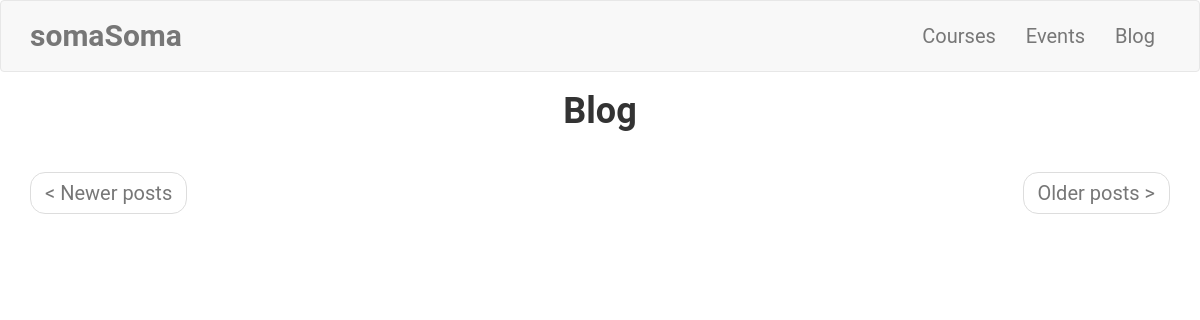
/blog, run on an earlier commit of the app's database.
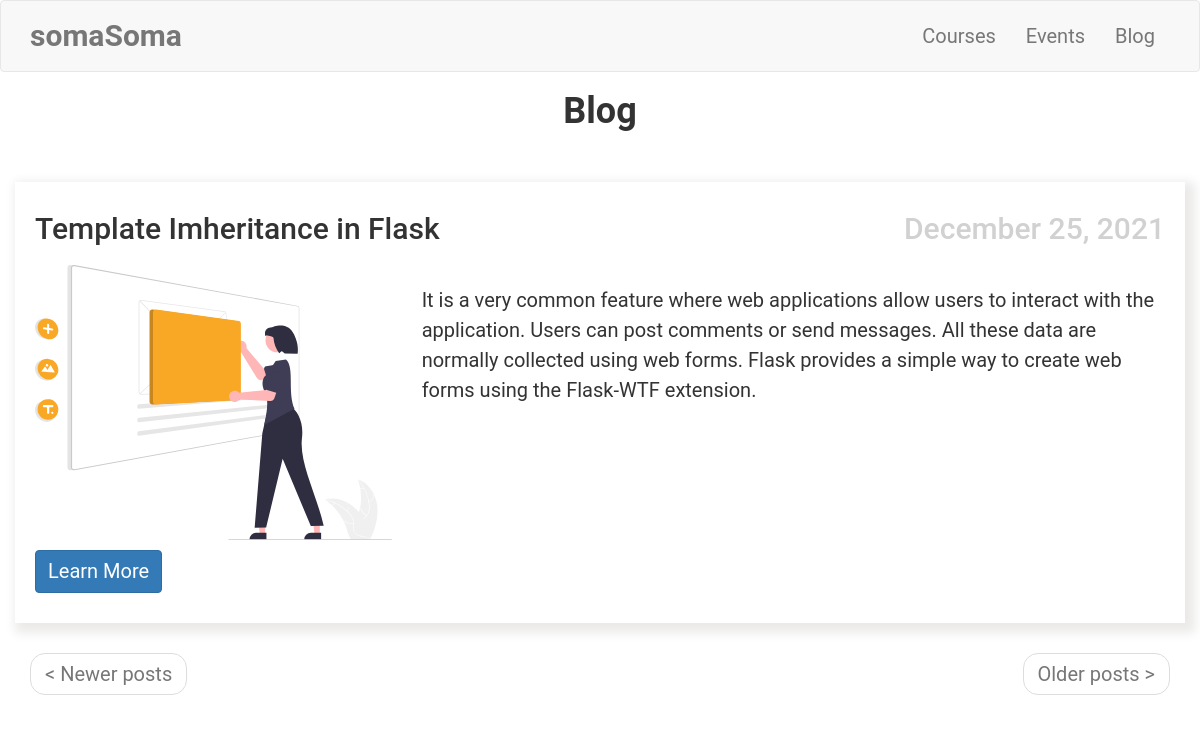
And on a later commit of the database.
### app/models.py (models this page shows, shortened)
class UpdateBlog(db.Model):
    __tablename__ = 'update blog'
    id = db.Column(db.Integer, primary_key=True)
    blog_image = db.Column(db.String(300))
    title = db.Column(db.String(64), index=True)
    body = db.Column(db.String(300))
    link = db.Column(db.String(300))
    timestamp = db.Column(db.DateTime, index=True, default=datetime.utcnow)
    allowed_status = db.Column(db.Boolean, default=False)
    admin_id = db.Column(db.Integer, db.ForeignKey('admin.id'))

### app/main/routes.py (the view)
@bp.route('/blog')
def blog():
    page = request.args.get('page', 1, type=int)
    allowed_blogs = UpdateBlog.query.filter_by(
        allowed_status=True).order_by(
        UpdateBlog.timestamp.desc()).paginate(
        page,
        current_app.config['POSTS_PER_PAGE'],
        False
        )
    next_url = url_for(
        'main.blog',
        _anchor="blogs",
        page=allowed_blogs.next_num) \
        if allowed_blogs.has_next else None
    prev_url = url_for(
        'main.blog',
        _anchor="blogs",
        page=allowed_blogs.prev_num) \
        if allowed_blogs.has_prev else None
    return render_template(
        'blog.html',
        title='Blog',
        allowed_blogs=allowed_blogs.items,
        next_url=next_url,
        prev_url=prev_url
        )

### app/templates/blog.html
{% extends 'base.html' %}
{% block app_content %}
        <div class="row">
            <div class="col-sm-12 text-center">
                <h1>{{ title }}</h1>
            </div>
        </div>
        {% for blog in allowed_blogs %}
        <div class="row blog" id="blogs">
            <div class="row">
                <div class="col-sm-6 text-left">
                    <h2>{{ blog.title }}</h2>
                </div>
                <div class="col-sm-6 text-right date-posted">
                    <h2>{{ moment(blog.timestamp).format('LL') }}</h2>
                </div>
            </div>
            <div class="row">
                <div class="col-sm-4">
                    <img class="img-fluid" style="max-width: 100%; height: auto;" src="/{{ blog.blog_image }}" alt="{{ blog.title }}">
                </div>
                <div class="col-sm-8">
                    <p>{{ blog.body }}</p>
                </div>
            </div>
            <div class="row">
                <div class="col-sm-12">
                    <a href=" {{ blog.link }} " class="btn btn-primary">Learn More</a>
                </div>
            </div>
        </div>
        {% endfor %}
    <nav aria-label="...">
        <ul class="pager">
            <li class="previous{% if not prev_url %} disabled{% endif %}">
                <a href="{{ prev_url or '#' }}">
                    <span aria-hidden="true">&#60;</span> Newer posts
                </a>
            </li>
            <li class="next{% if not next_url %} disabled{% endif %}">
                <a href="{{ next_url or '#' }}">
                    Older posts <span aria-hidden="true">&#62;</span>
                </a>
            </li>
        </ul>
    </nav>
{% endblock %}

What changed in the data, as far as the page shows it:
now on this page (row edited): UpdateBlog: title "Template Imheritance in Flask", timestamp "December 25, 2021", blog_image (picture), body "It is a very common feature where web applications allow users to interact with the application. Users can post comments or send messages. All these data are normally collected using web forms. Flask provides a simple way to create web forms using the Flask-WTF extension."
